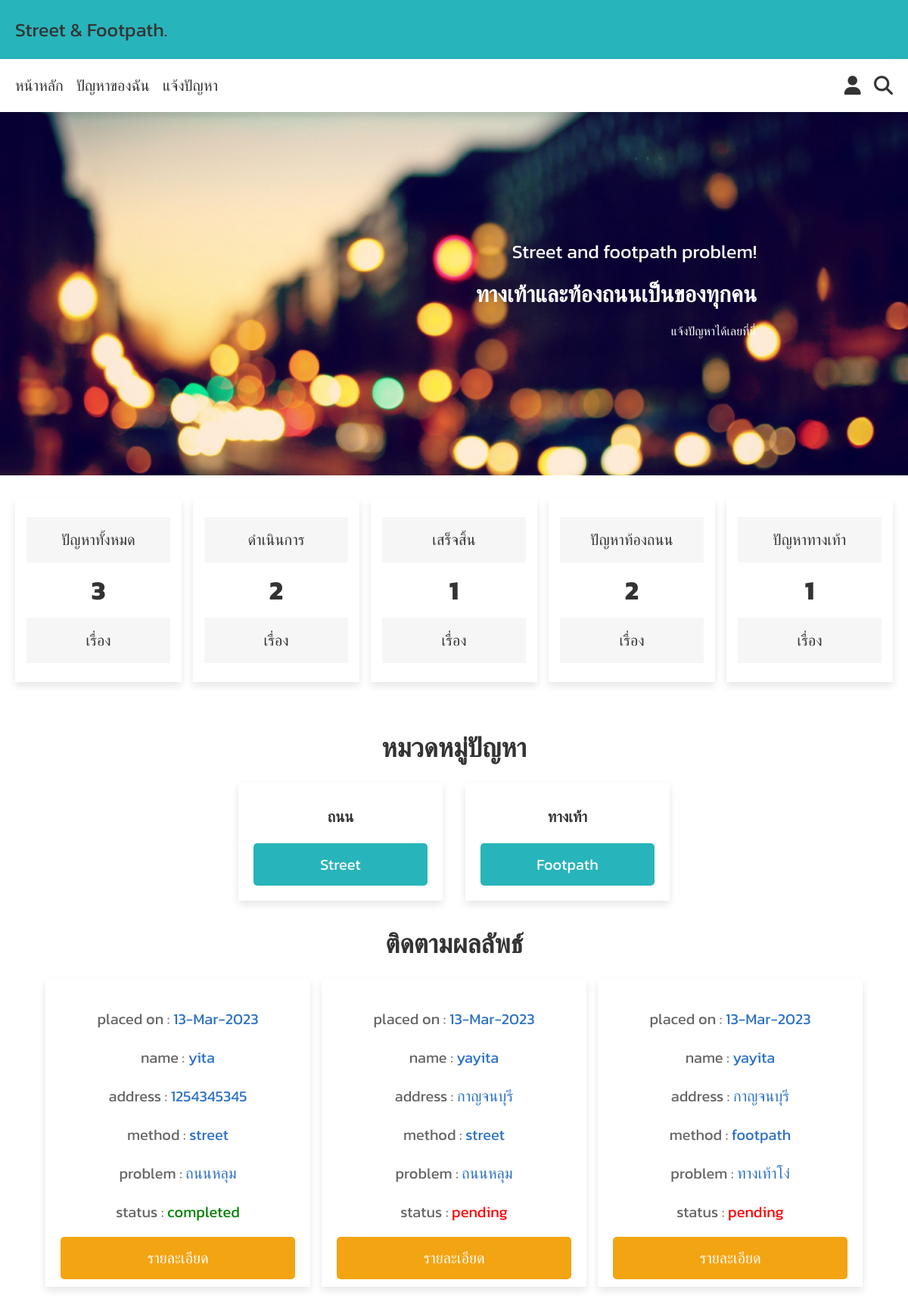
The page / on the database its author committed.
### tables this page shows
CREATE TABLE `orders` (
  `id` int(100) NOT NULL,
  `user_id` int(100) NOT NULL,
  `name` varchar(100) NOT NULL,
  `number` varchar(12) NOT NULL,
  `email` varchar(100) NOT NULL,
  `method` varchar(50) NOT NULL,
  `problem` varchar(500) NOT NULL,
  `address` varchar(500) NOT NULL,
  `image` varchar(200) NOT NULL,
  `placed_on` varchar(50) NOT NULL,
  `status` varchar(20) NOT NULL DEFAULT 'pending'
);

### index.php (the view, shortened to what this page needs)
<?php
@include 'config.php';
?>
<!DOCTYPE html>
<html lang="en">
<head>
   <link rel="stylesheet" href="https://cdnjs.cloudflare.com/ajax/libs/font-awesome/6.1.1/css/all.min.css">
   <link rel="stylesheet" href="css/style.css">
</head>
<body>
<?php include 'header.php'; ?>
<div class="home-bg">
   <section class="home">
      <div class="content">
         <span>Street and footpath problem!</span>
         <h3>ทางเท้าและท้องถนนเป็นของทุกคน</h3>
         <p>แจ้งปัญหาได้เลยที่นี่</p>
      </div>
   </section>
</div>
<?php include 'satistic.php'; ?>
<section class="home-category">
   <h1 class="title">หมวดหมู่ปัญหา</h1>
   <div class="box-container">
      <div class="box">
         <h3>ถนน</h3>
         <a href="category.php?category=street" class="btn">Street</a>
      </div>
      <div class="box">
         <h3>ทางเท้า</h3>
         <a href="category.php?category=footpath" class="btn">Footpath</a>
      </div>
   </div>
<section class="placed-orders">
   <h1 class="title">ติดตามผลลัพธ์</h1>
   <div class="box-container">
   <?php
      $select_orders = $conn->prepare("SELECT * FROM `orders` ");
      $select_orders->execute();
      if($select_orders->rowCount() > 0){
         while($fetch_orders = $select_orders->fetch(PDO::FETCH_ASSOC)){
   ?>
   <div class="box">
      <p> placed on : <span><?= $fetch_orders['placed_on']; ?></span> </p>
      <p> name : <span><?= $fetch_orders['name']; ?></span> </p>
      <p> address : <span><?= $fetch_orders['address']; ?></span> </p>
      <p> method : <span><?= $fetch_orders['method']; ?></span> </p>
      <p> problem : <span><?= $fetch_orders['problem']; ?></span> </p>
      <p> status : <span style="color:<?php if($fetch_orders['status'] == 'pending'){ echo 'red'; }else{ echo 'green'; }; ?>"><?= $fetch_orders['status']; ?></span> </p>
      <a href="view_page.php?pid=<?= $fetch_orders['id']; ?>" class="option-btn">รายละเอียด</a>
   </div>
   <?php
      }
   }else{
      echo '<p class="empty">ยังไม่มีการแจ้งปัญหา</p>';
   }
   ?>
   </div>
</section>
</body>
</html>

### header.php (shortened to what this page needs)
<header class="header2">
<div class="flex">
   <a href="index.php" class="logo">Street & Footpath<span>.</span></a>
</div>
</header>
<header class="header">
   <div class="flex">
      <nav class="navbar">
         <a href="index.php">หน้าหลัก</a>
         <?php if (!isset($_SESSION['email'])) {  ?>
            <a href="login.php">ปัญหาของฉัน</a>
            <a href="login.php" class="navbar">แจ้งปัญหา</a>
            <?php
            } else {
               ?>
               <a href="myproblem.php">ปัญหาของฉัน</a>
               <a href="contact.php" class="navbar">แจ้งปัญหา</a>
            <?php
            }
         ?>
      </nav>
      <div class="icons">
         <div id="user-btn" class="fas fa-user"></div>
         <a href="search_page.php" class="fas fa-search"></a>
      </div>
   </div>
</header>

### satistic.php (shortened to what this page needs)
<!DOCTYPE html>
<html lang="en">
<head>
   <link rel="stylesheet" href="https://cdnjs.cloudflare.com/ajax/libs/font-awesome/6.1.1/css/all.min.css">
   <link rel="stylesheet" href="css/dashboard.css">
</head>
<body>
   <section class="dashboard">
      <div class="box-container">
         <div class="box">
            <?php
            $select_orders = $conn->prepare("SELECT * FROM `orders`");
            $select_orders->execute();
            $number_of_orders = $select_orders->rowCount();
            ?>
            <p>ปัญหาทั้งหมด</p>
            <h3><?= $number_of_orders; ?></h3>
            <p>เรื่อง</p>
         </div>
        <div class="box">
            <?php
            $select_pendings = $conn->prepare("SELECT * FROM `orders` WHERE status = ?");
            $select_pendings->execute(['pending']);
            $number_of_pendings = $select_pendings->rowCount();
            ?>
            <p>ดำเนินการ</p>
            <h3><?= $number_of_pendings; ?></h3>
            <p>เรื่อง</p>
         </div>
         <div class="box">
            <?php
            $select_completed = $conn->prepare("SELECT * FROM `orders` WHERE status = ?");
            $select_completed->execute(['completed']);
            $number_of_completed = $select_completed->rowCount();
            ?>
            <p>เสร็จสิ้น</p>
            <h3><?= $number_of_completed; ?></h3>
            <p>เรื่อง</p>
         </div>
         <div class="box">
            <?php
            $select_orders = $conn->prepare("SELECT * FROM `orders` WHERE method = ?");
            $select_orders->execute(['street']);
            $number_of_orders = $select_orders->rowCount();
            ?>
            <p>ปัญหาท้องถนน</p>
            <h3><?= $number_of_orders; ?></h3>
            <p>เรื่อง</p>
         </div>
         <div class="box">
            <?php
            $select_orders = $conn->prepare("SELECT * FROM `orders` WHERE method = ?");
            $select_orders->execute(['footpath']);
            $number_of_orders = $select_orders->rowCount();
            ?>
            <p>ปัญหาทางเท้า</p>
            <h3><?= $number_of_orders; ?></h3>
            <p>เรื่อง</p>
         </div>
      </div>
   </section>
</body>
</html>

### css/style.css (style rules this page uses)
.home-bg { background: url(../images/city.jpg) no-repeat; background-size: cover; background-position: center; }
.home-bg .home { display: flex; align-items: center; min-height: 60vh; }
.home-bg .home .content { width: 50rem; text-align: right; position: absolute; right: 200px; }
.home-bg .home .content span { color:var(--white); font-size: 2.5rem; }
.home-bg .home .content h3 { font-size: 3rem; text-transform: uppercase; margin-top: 1.5rem; color:var(--white); }
.home-bg .home .content p { font-size: 1.6rem; padding:1rem 0; line-height: 2; color:var(--white); }
.home-category .box-container { display: grid; grid-template-columns: repeat(auto-fit, 27rem); gap:3rem; justify-content: center; align-items: flex-start; }
.home-category .box-container .box { padding:2rem; text-align: center; background-color: var(--white); box-shadow: var(--box-shadow); }
.home-category .box-container .box h3 { text-transform: uppercase; color:var(--black); padding:1rem 0; font-size: 2rem; }
.home-category .box-container .box p { line-height: 2; font-size: 1.5rem; color:var(--light-color); padding:.5rem 0; }
.home-category { padding-bottom: 0; }
.placed-orders .box-container { display: grid; grid-template-columns: repeat(auto-fit, 35rem); gap:1.5rem; justify-content: center; align-items: flex-start; }
.placed-orders .box-container .box { padding:1rem 2rem; flex:1 1 40rem; background-color: var(--white); box-shadow: var(--box-shadow); }
.placed-orders .box-container .box p { margin:.5rem 0; line-height: 1.8; font-size: 2rem; color:var(--light-color); }
.placed-orders .box-container .box p span { color:var(--green); }

### css/dashboard.css (style rules this page uses)
.dashboard .box-container { display: grid; grid-template-columns: repeat(auto-fit, minmax(20rem, 1fr)); gap:1.5rem; align-items: flex-start; }
.dashboard .box-container .box { padding:1.5rem; text-align: center; box-shadow: var(--box-shadow); background-color: var(--white); }
.dashboard .box-container .box h3 { font-size: 3.5rem; color:var(--black); }
.dashboard .box-container .box p { font-size: 2rem; background-color: var(--light-bg); color:var(--light-color); padding:1.5rem; margin:1rem 0; color:var(--black); }

### css/components.css (style rules this page uses)
:root { --green:#2d71c5; --orange:#f3a412; --red:#e74c3c; --black:#333; --light-color:#666; --white:#fff; --light-bg:#f6f6f6; --black-bg:#000000; --border:.2rem solid var(--black); --box-shadow:0 .5rem 1rem rgba(0,0,0,.1); --cyan:#28b4bb; }
* { font-family: 'kanit', sans-serif; margin:0; padding:0; box-sizing: border-box; outline: none; border:none; text-decoration: none; color:var(--black); }
body { background-color: var(--white-bg); padding-bottom: 6.5rem; }
html { font-size: 62.5%; overflow-x: hidden; scroll-behavior: smooth; scroll-padding-top: 6.5rem; }
section { padding:3rem 2rem; max-width: 1200px; margin:0 auto; }
.btn, .delete-btn, .option-btn { display: block; width: 100%; margin-top: 1rem; border-radius: .5rem; color:var(--white); font-size: 2rem; padding:1.3rem 3rem; text-transform: capitalize; cursor: pointer; text-align: center; }
.btn { background-color: var(--cyan); }
.option-btn { background-color: var(--orange); }
.title { text-align: center; margin-bottom: 2rem; text-transform: uppercase; color:var(--black); font-size: 3.5rem; }
.header2 { background: var(--cyan); position: sticky; top:0; left:0; right:0; z-index: 1000; box-shadow: var(--box-shadow); }
.header2 .flex { display: flex; align-items: center; justify-content: space-between; padding:2rem; margin: 0 auto; max-width: 1200px; position: relative; }
.header2 .flex .logo { font-size: 2.5rem; color:var(--black); }
.header { background: var(--white); position: sticky; top:0; left:0; right:0; z-index: 1000; box-shadow: var(--box-shadow); }
.header .flex { display: flex; align-items: center; justify-content: space-between; padding:2rem; margin: 0 auto; max-width: 1200px; position: relative; }
.header .flex .navbar a { font-size: 2rem; color:var(--black); cursor: pointer; margin-right: 1.5rem; }
.header .flex .icons > * { font-size: 2.5rem; color:var(--black); cursor: pointer; margin-left: 1.5rem; }

### rows shown on the page
orders: placed_on "13-Mar-2023", name "yita", address "1254345345", method "street", problem "ถนนหลุม", status "completed"
orders: placed_on "13-Mar-2023", name "yayita", address "กาญจนบุรี", method "street", problem "ถนนหลุม", status "pending"
orders: placed_on "13-Mar-2023", name "yayita", address "กาญจนบุรี", method "footpath", problem "ทางเท้าโง่", status "pending"

### other values the page prints
$number_of_orders "3"
$number_of_pendings "2"
$number_of_completed "1"
$number_of_orders "2"
$number_of_orders "1"
